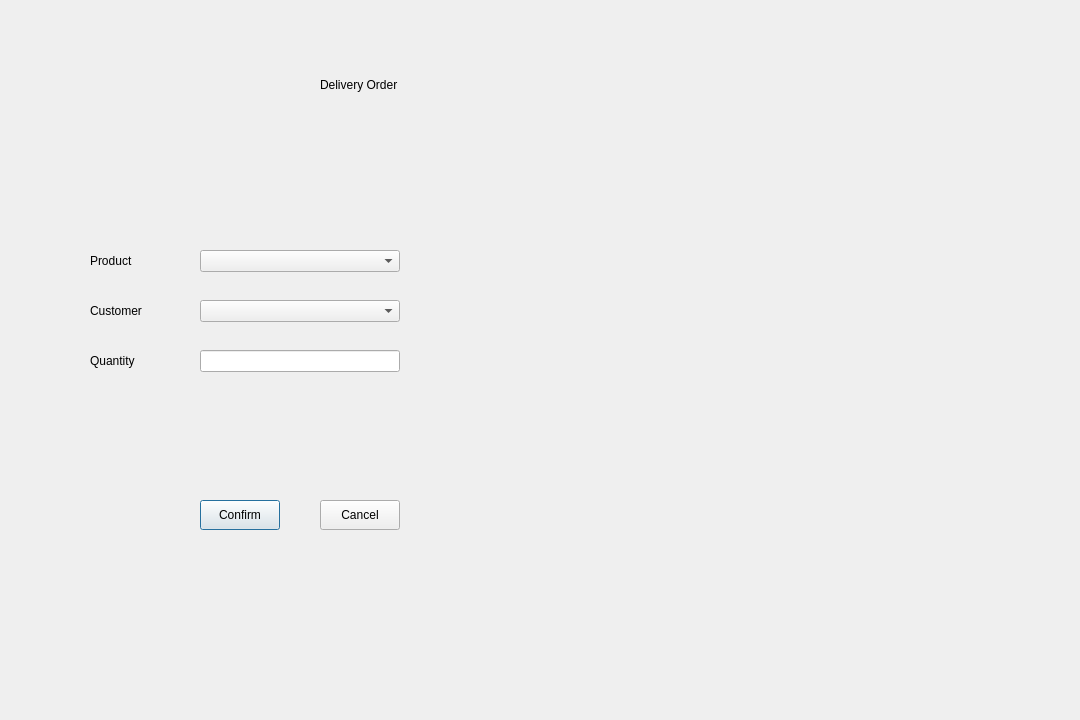
<?xml version="1.0" encoding="UTF-8"?>
<ui version="4.0">
 <class>DeliveryDialog</class>
 <widget class="QDialog" name="deliveryDialog">
  <property name="geometry">
   <rect>
    <x>0</x>
    <y>0</y>
    <width>1080</width>
    <height>720</height>
   </rect>
  </property>
  <property name="windowTitle">
   <string>Delivery Order</string>
  </property>
  <widget class="QLabel" name="title_label">
   <property name="geometry">
    <rect>
     <x>320</x>
     <y>70</y>
     <width>200</width>
     <height>30</height>
    </rect>
   </property>
   <property name="text">
    <string>Delivery Order</string>
   </property>
  </widget>
  <widget class="QLabel" name="product_label">
   <property name="geometry">
    <rect>
     <x>90</x>
     <y>250</y>
     <width>100</width>
     <height>22</height>
    </rect>
   </property>
   <property name="text">
    <string>Product</string>
   </property>
  </widget>
  <widget class="QComboBox" name="product_combo">
   <property name="geometry">
    <rect>
     <x>200</x>
     <y>250</y>
     <width>200</width>
     <height>22</height>
    </rect>
   </property>
  </widget>
  <widget class="QLabel" name="company_label">
   <property name="geometry">
    <rect>
     <x>90</x>
     <y>300</y>
     <width>100</width>
     <height>22</height>
    </rect>
   </property>
   <property name="text">
    <string>Customer</string>
   </property>
  </widget>
  <widget class="QComboBox" name="company_combo">
   <property name="geometry">
    <rect>
     <x>200</x>
     <y>300</y>
     <width>200</width>
     <height>22</height>
    </rect>
   </property>
  </widget>
  <widget class="QLabel" name="stock_label">
   <property name="geometry">
    <rect>
     <x>90</x>
     <y>350</y>
     <width>100</width>
     <height>22</height>
    </rect>
   </property>
   <property name="text">
    <string>Quantity</string>
   </property>
  </widget>
  <widget class="QLineEdit" name="stock_edit">
   <property name="geometry">
    <rect>
     <x>200</x>
     <y>350</y>
     <width>200</width>
     <height>22</height>
    </rect>
   </property>
  </widget>
  <widget class="QPushButton" name="confirm_button">
   <property name="geometry">
    <rect>
     <x>200</x>
     <y>500</y>
     <width>80</width>
     <height>30</height>
    </rect>
   </property>
   <property name="text">
    <string>Confirm</string>
   </property>
  </widget>
  <widget class="QPushButton" name="cancel_button">
   <property name="geometry">
    <rect>
     <x>320</x>
     <y>500</y>
     <width>80</width>
     <height>30</height>
    </rect>
   </property>
   <property name="text">
    <string>Cancel</string>
   </property>
  </widget>
 </widget>
 <resources/>
 <connections/>
</ui>
